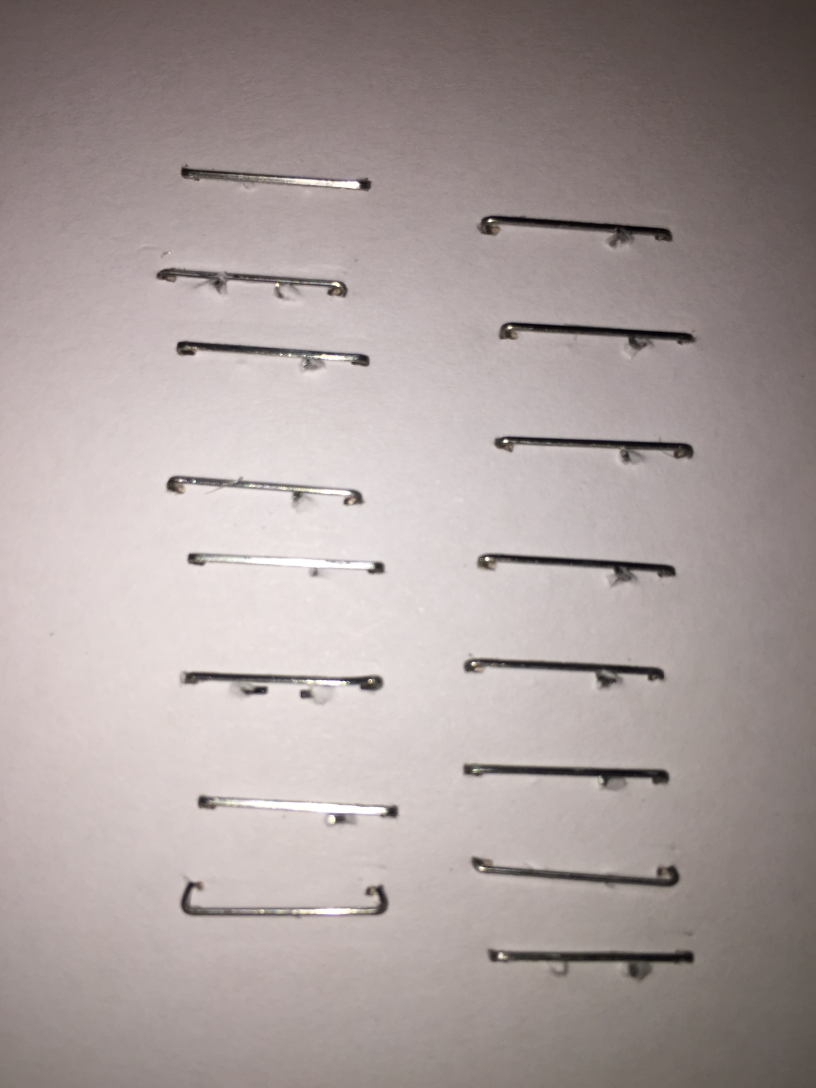
#> input picture RawImages/IMG_5881.JPG, 2448 x 3264 px, found by its file name (shown at 1/3 size)
$ python StapleDetector.py   (older library calls are emulated)
#> lines starting #> are read from the running program, lines starting #| are printed output that depends on the picture; after the words box and inside, x2 and y2 are one past the last pixel; in counts of white or black regions, pixels touching at a corner belong together
import cv2
import numpy as np
from matplotlib import pyplot as plt
import time

#########################Read Raw#########################
img_name = "IMG_5881.JPG"

img_path = r".\..\RawImages\Staples" + "\\" + img_name
#img_path = r"C:\Users\Trevor\Documents\Coding Projects\StapleGooder\RawImages\BottleCaps" + "\\" + img_path
raw_img = cv2.imread(img_path,0)


#########################Correct Lighting#########################
local_lighting = cv2.medianBlur(raw_img,101)
img = cv2.addWeighted(raw_img,0.5,-local_lighting,0.5,0)
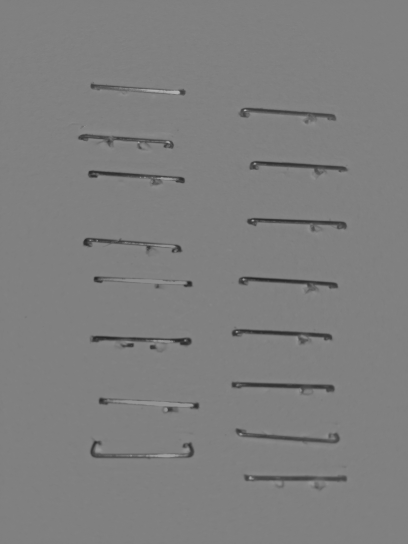
#> img: shape (3264, 2448) (shown at 1/6 size); min 31, max 182, mean 126.5

# kernel = np.ones((1,7), np.uint8)
# img = cv2.dilate(img, kernel, iterations=2)

#########################Edge filter#########################
# edges = cv2.Canny(img,10,80)


######################### Thresholding #########################

#Dynamic Threshold:
# thresh = cv2.adaptiveThreshold(img,255,cv2.ADAPTIVE_THRESH_MEAN_C,\
#          cv2.THRESH_BINARY,21,5)

ret,thresh1 = cv2.threshold(img, 120, 255, cv2.THRESH_BINARY_INV)
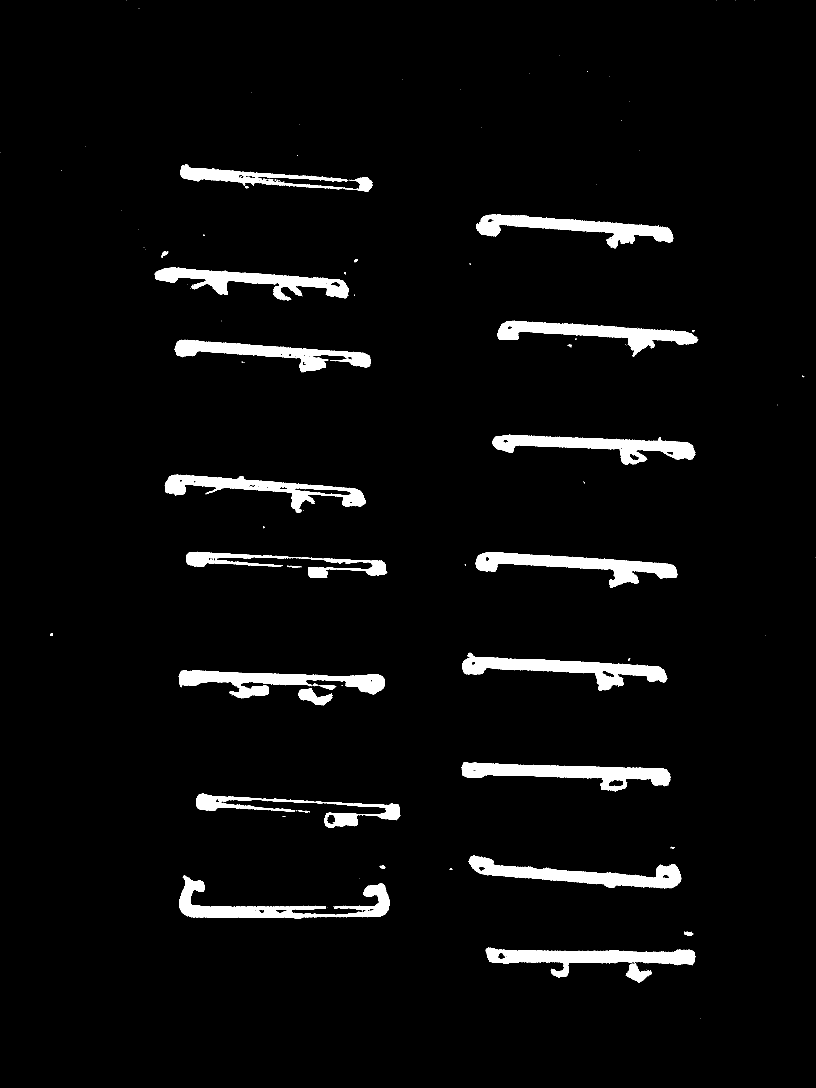
#> thresh1: shape (3264, 2448) (shown at 1/3 size); 4.2% white; 202 white regions (169 under 20 px), largest, box (x1, y1, x2, y2) and area: (1384, 2286, 2012, 2374) 24129, (1386, 1958, 2001, 2072) 23874, (1406, 2567, 2045, 2665) 23192
ret,thresh2 = cv2.threshold(img, 135, 255, cv2.THRESH_BINARY)
#> thresh2: shape (3264, 2448); 0.54% white; 476 white regions (373 under 20 px), largest, box (x1, y1, x2, y2) and area: (678, 2402, 1159, 2443) 9210, (690, 1674, 1115, 1706) 6525, (787, 530, 1079, 567) 3991
thresh = cv2.addWeighted(thresh1,1.0,thresh2,1.0,0)
#> thresh: shape (3264, 2448); 4.7% white; 606 white regions (504 under 20 px), largest, box (x1, y1, x2, y2) and area: (537, 2627, 1169, 2757) 25427, (1384, 2286, 2012, 2374) 24264, (1386, 1958, 2001, 2072) 23928
# thresh = cv2.adaptiveThreshold(img,255,cv2.ADAPTIVE_THRESH_GAUSSIAN_C,\
#          cv2.THRESH_BINARY,21,5)


######################### Dilate and Erode #########################
kernel = np.ones((3,3), np.uint8)
img_erosion = cv2.erode(thresh, kernel, iterations=5)
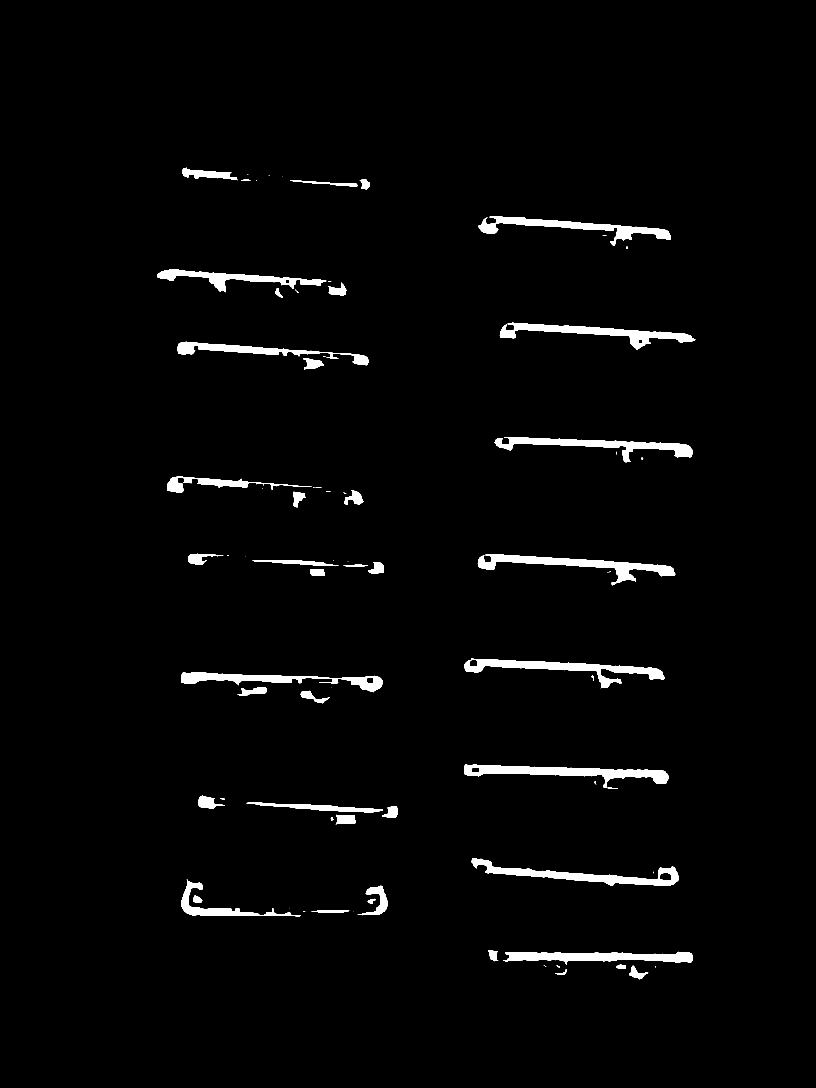
#> img_erosion: shape (3264, 2448) (shown at 1/3 size); 2.3% white; 80 white regions (30 under 20 px), largest, box (x1, y1, x2, y2) and area: (1392, 2293, 2005, 2363) 14905, (1433, 1662, 2026, 1756) 14295, (1392, 1974, 1994, 2064) 14267

kernel = np.ones((4,15), np.uint8)
img_dilation = cv2.dilate(img_erosion, kernel, iterations=9)
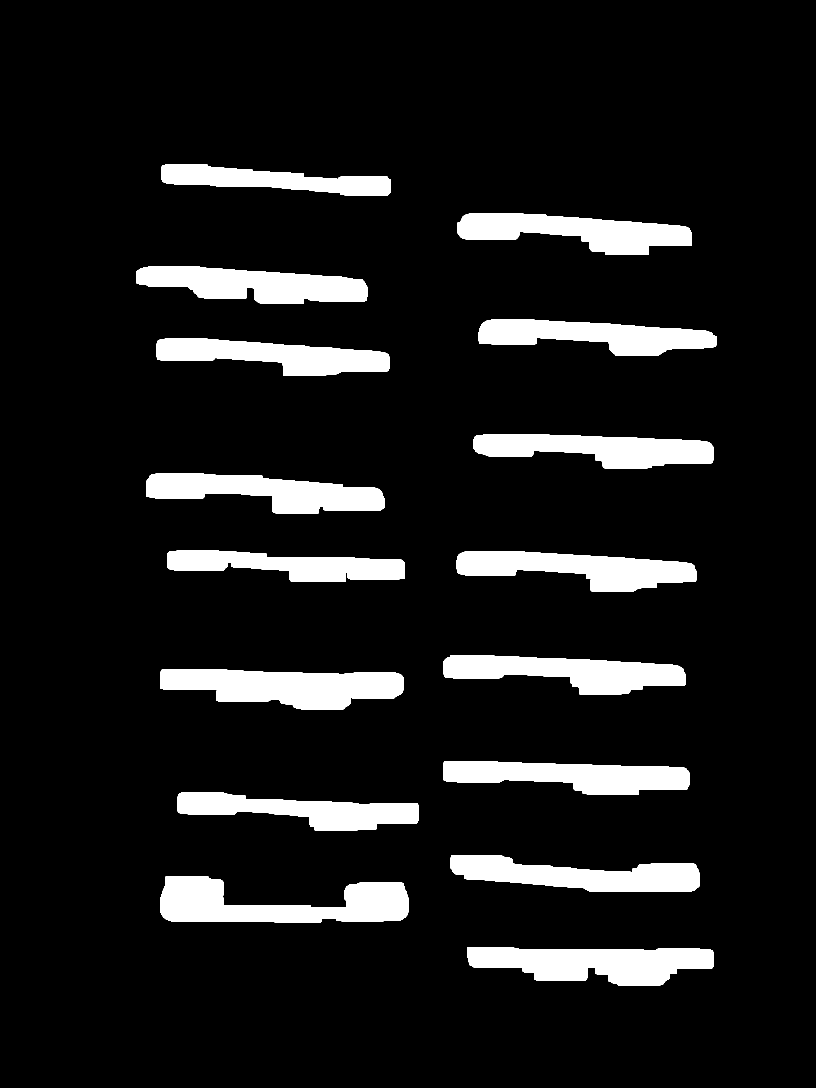
#> img_dilation: shape (3264, 2448) (shown at 1/3 size); 10.2% white; 16 white regions, largest, box (x1, y1, x2, y2) and area: (480, 2629, 1226, 2769) 62856, (480, 2008, 1212, 2128) 61620, (1402, 2842, 2142, 2957) 58935


######################### Blob Detector #########################

scale_factor = .1
img_small = cv2.resize(img_dilation, None, fx=scale_factor, fy=scale_factor, interpolation=cv2.INTER_AREA)


img_small = 255 - img_small
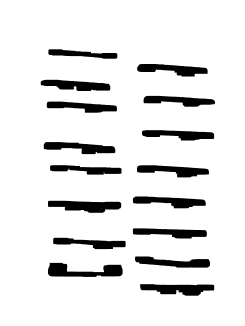
#> img_small: shape (326, 245); min 0, max 255, mean 229.1
params = cv2.SimpleBlobDetector_Params()

# # Change thresholds
params.minThreshold = 10
params.maxThreshold = 300

# Filter by Area.
params.filterByArea = True
params.minArea = 200    #remember we're operating on shrunken image

# # Filter by Circularity
params.filterByCircularity = False
# params.minCircularity = 0.000001

# Filter by Convexity
params.filterByConvexity = False
# params.minConvexity = 0.000001

# Filter by Inertia
params.filterByInertia = True
params.minInertiaRatio = 0
params.maxInertiaRatio = .05

# Create a detector with the parameters
ver = (cv2.__version__).split('.')
if int(ver[0]) < 3:
    detector = cv2.SimpleBlobDetector(params)
else:
#> (the run stopped early here; a loop or call above may not have finished)

$ run again, with RawImages/IMG_5882.JPG copied over RawImages/IMG_5881.JPG
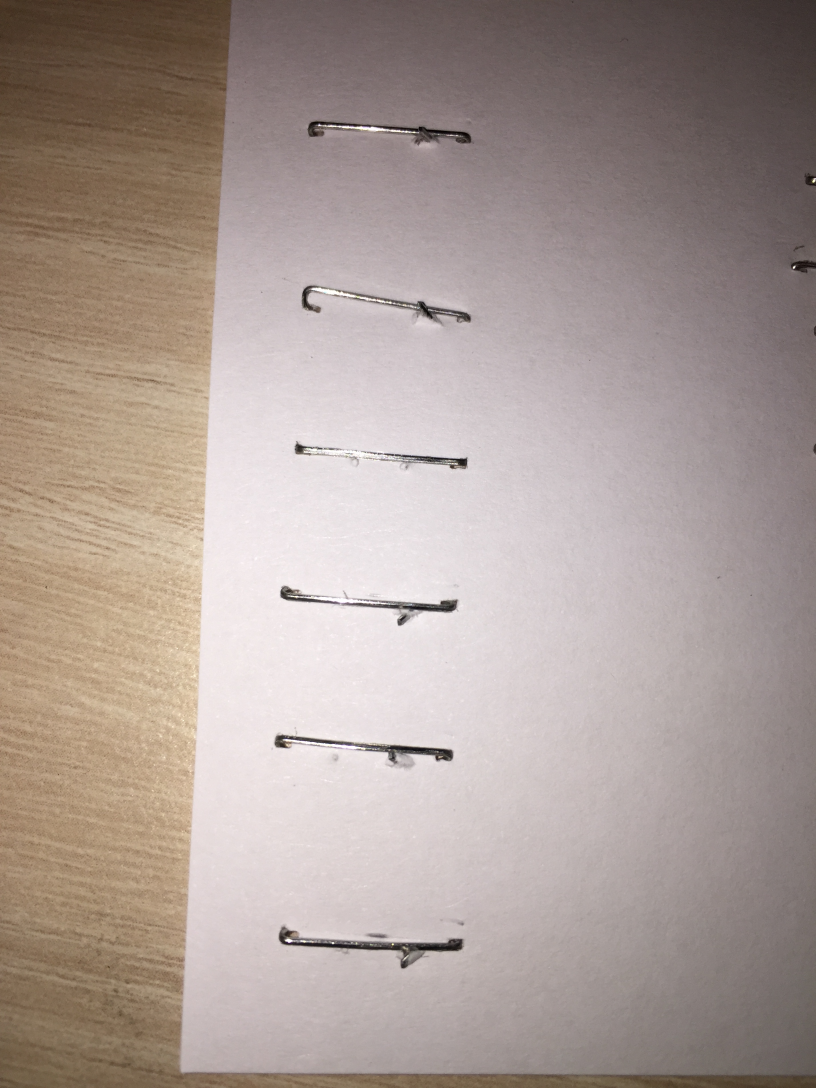
#> input picture RawImages/IMG_5882.JPG, 2448 x 3264 px, found by its file name (shown at 1/3 size)
#> `ret,thresh1 = cv2.threshold(img, 120, 255, cv2.THRESH_BINARY_INV)`:
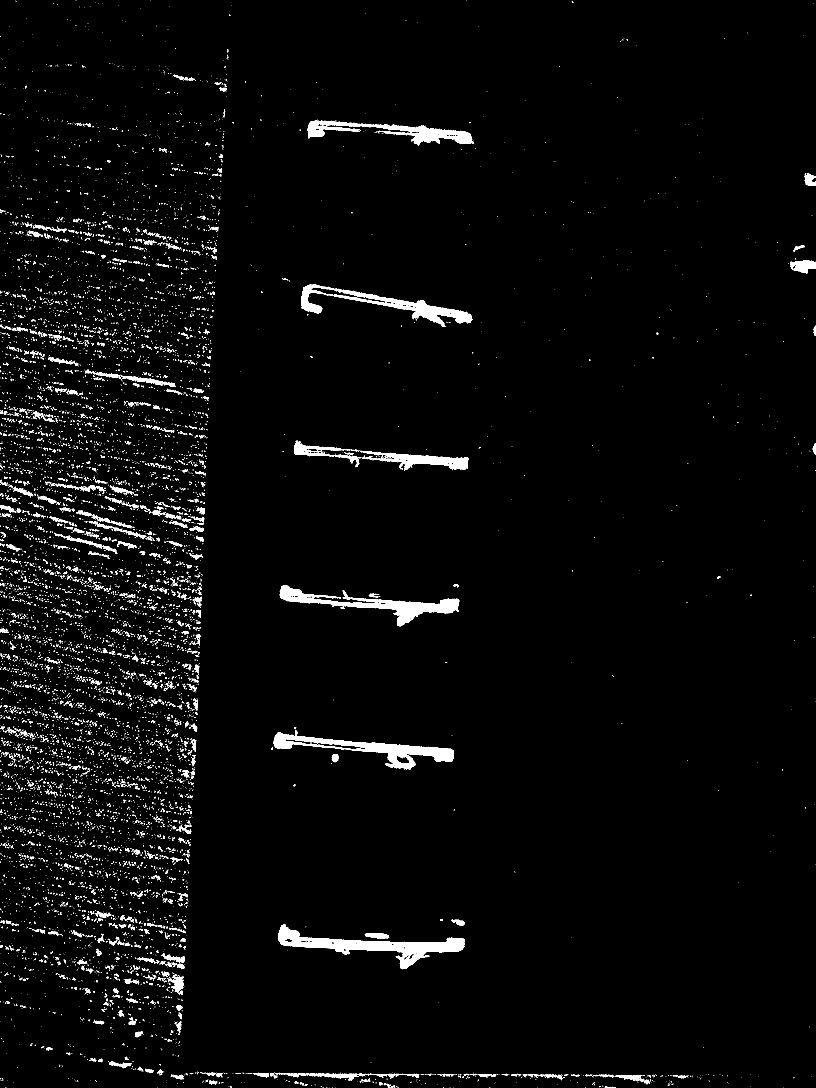
#> thresh1: shape (3264, 2448) (shown at 1/3 size); 2.6% white; 10560 white regions (9598 under 20 px), largest, box (x1, y1, x2, y2) and area: (834, 2773, 1395, 2908) 19897, (820, 2190, 1362, 2310) 16335, (839, 1755, 1378, 1879) 15704
#> thresh2: shape (3264, 2448); 0.71% white; 5654 white regions (5187 under 20 px), largest, box (x1, y1, x2, y2) and area: (954, 373, 1258, 400) 2056, (920, 1345, 1136, 1371) 1514, (935, 863, 1128, 904) 1506
#> thresh: shape (3264, 2448); 3.3% white; 15937 white regions (14546 under 20 px), largest, box (x1, y1, x2, y2) and area: (834, 2773, 1395, 2908) 20909, (820, 2190, 1362, 2310) 17665, (839, 1755, 1378, 1879) 17235
#> img_erosion: shape (3264, 2448); 0.36% white; 62 white regions (33 under 20 px), largest, box (x1, y1, x2, y2) and area: (871, 2819, 1387, 2883) 7417, (827, 2207, 1357, 2284) 6000, (1057, 1802, 1371, 1872) 5057
#> img_dilation: shape (3264, 2448); 3.6% white; 16 white regions, largest, box (x1, y1, x2, y2) and area: (777, 2771, 1450, 2919) 51632, (764, 2198, 1420, 2320) 42584, (846, 853, 1472, 989) 42526
#> `img_small = 255 - img_small`:
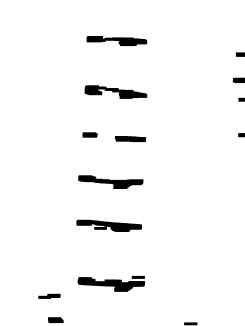
#> img_small: shape (326, 245); min 0, max 255, mean 245.9

$ run again, with RawImages/IMG_5883.JPG copied over RawImages/IMG_5881.JPG
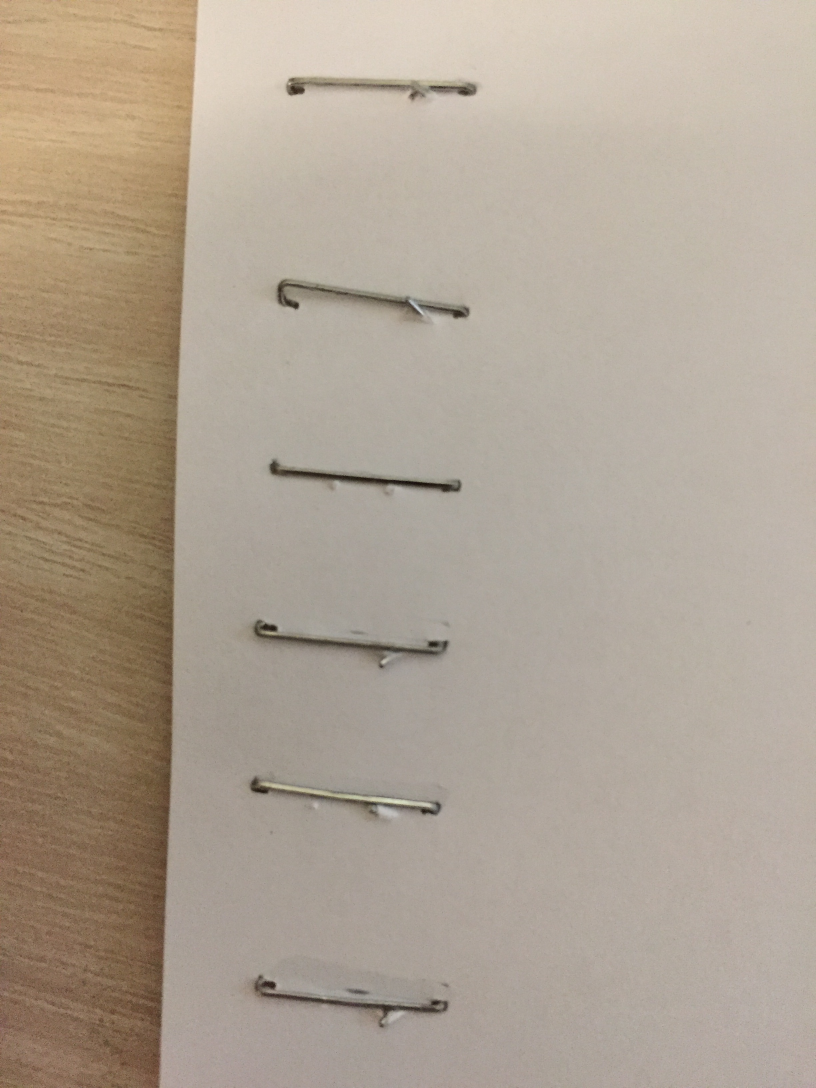
#> input picture RawImages/IMG_5883.JPG, 2448 x 3264 px, found by its file name (shown at 1/3 size)
#> `ret,thresh1 = cv2.threshold(img, 120, 255, cv2.THRESH_BINARY_INV)`:
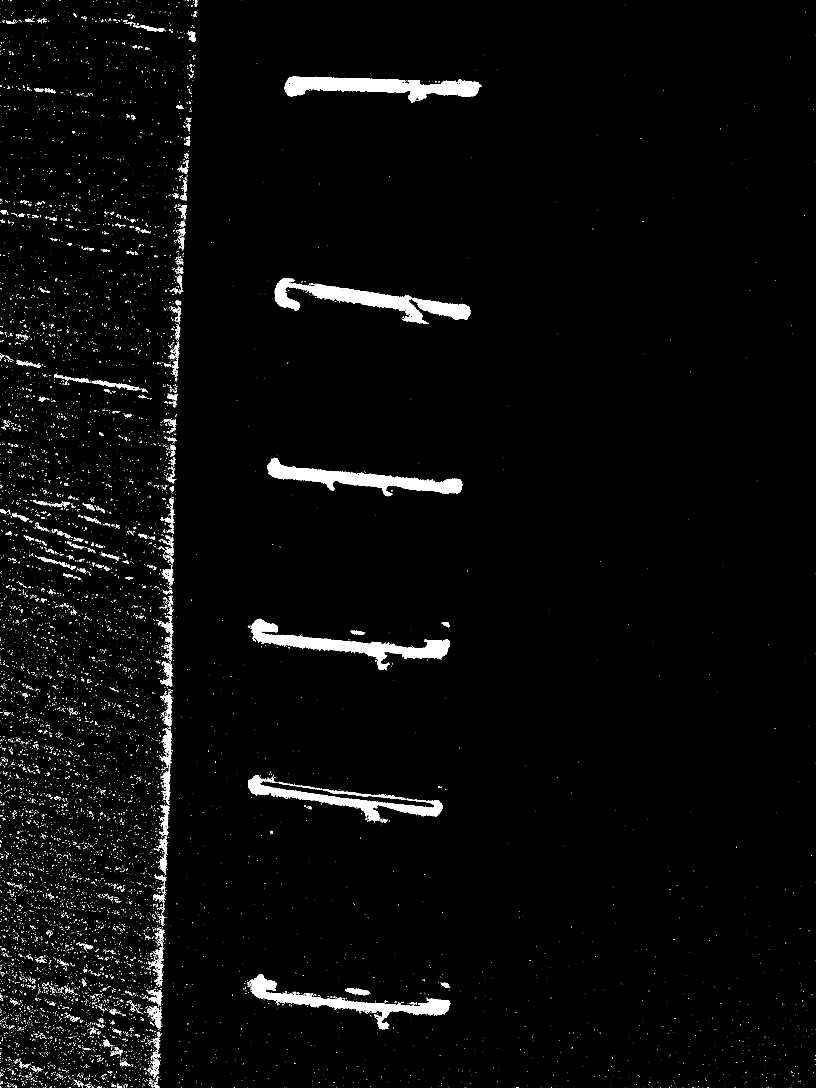
#> thresh1: shape (3264, 2448) (shown at 1/3 size); 2.7% white; 10843 white regions (10307 under 20 px), largest, box (x1, y1, x2, y2) and area: (824, 835, 1412, 972) 23662, (854, 230, 1445, 308) 23216, (751, 1856, 1350, 2011) 21823
#> thresh2: shape (3264, 2448); 0.4% white; 4796 white regions (4590 under 20 px), largest, box (x1, y1, x2, y2) and area: (787, 2347, 1295, 2422) 5334, (1133, 2419, 1195, 2452) 1158, (1164, 3034, 1213, 3068) 824
#> thresh: shape (3264, 2448); 3.1% white; 15367 white regions (14618 under 20 px), largest, box (x1, y1, x2, y2) and area: (824, 835, 1412, 972) 24074, (854, 230, 1445, 308) 23216, (744, 2326, 1328, 2469) 23155
#> img_erosion: shape (3264, 2448); 0.8% white; 28 white regions (11 under 20 px), largest, box (x1, y1, x2, y2) and area: (860, 235, 1432, 301) 14534, (809, 1380, 1381, 1474) 12405, (762, 1863, 1344, 1976) 10961
#> img_dilation: shape (3264, 2448); 4.1% white; 10 white regions, largest, box (x1, y1, x2, y2) and area: (768, 832, 1468, 981) 58413, (699, 2920, 1406, 3098) 57200, (699, 1854, 1407, 2022) 53823
#> `img_small = 255 - img_small`:
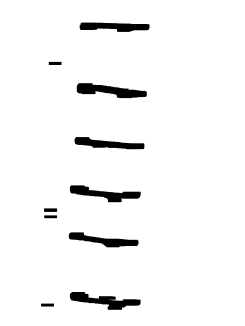
#> img_small: shape (326, 245); min 0, max 255, mean 244.6
